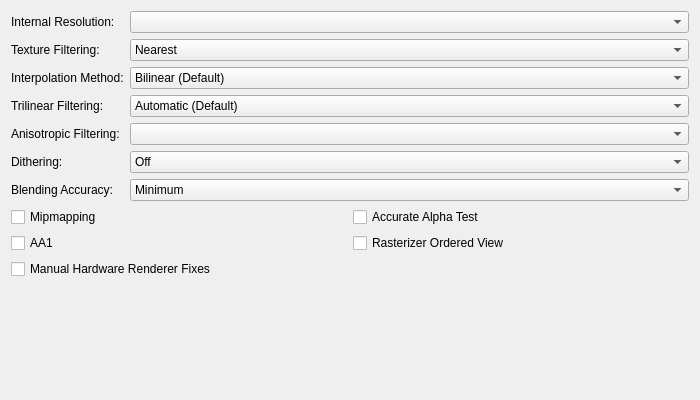
<?xml version="1.0" encoding="UTF-8"?>
<ui version="4.0">
 <class>GraphicsHardwareRenderingSettingsTab</class>
 <widget class="QWidget" name="GraphicsHardwareRenderingSettingsTab">
  <property name="geometry">
   <rect>
    <x>0</x>
    <y>0</y>
    <width>700</width>
    <height>400</height>
   </rect>
  </property>
  <property name="windowTitle">
   <string/>
  </property>
  <layout class="QGridLayout" name="gridLayout" columnstretch="0,1">
   <item row="1" column="0">
    <widget class="QLabel" name="textureFilteringLabel">
     <property name="text">
      <string>Texture Filtering:</string>
     </property>
     <property name="buddy">
      <cstring>textureFiltering</cstring>
     </property>
    </widget>
   </item>
   <item row="5" column="1">
    <widget class="QComboBox" name="dithering">
     <item>
      <property name="text">
       <string>Off</string>
      </property>
     </item>
     <item>
      <property name="text">
       <string>Scaled</string>
      </property>
     </item>
     <item>
      <property name="text">
       <string>Unscaled (Default)</string>
      </property>
     </item>
     <item>
      <property name="text">
       <string>Force 32bit</string>
      </property>
     </item>
    </widget>
   </item>
   <item row="7" column="0" colspan="2">
    <layout class="QGridLayout" name="hardwareRenderingOptionsLayout">
     <item row="0" column="1">
      <widget class="QCheckBox" name="accurateAlphaTest">
       <property name="text">
        <string>Accurate Alpha Test</string>
       </property>
      </widget>
     </item>
     <item row="0" column="0">
      <widget class="QCheckBox" name="mipmapping">
       <property name="text">
        <string>Mipmapping</string>
       </property>
      </widget>
     </item>
     <item row="1" column="0">
      <widget class="QCheckBox" name="hwAA1">
       <property name="text">
        <string>AA1</string>
       </property>
      </widget>
     </item>
     <item row="1" column="1">
      <widget class="QCheckBox" name="rov">
        <property name="text">
         <string>Rasterizer Ordered View</string>
        </property>
      </widget>
     </item>
     <item row="2" column="0">
      <widget class="QCheckBox" name="enableHWFixes">
       <property name="text">
        <string>Manual Hardware Renderer Fixes</string>
       </property>
      </widget>
     </item>
    </layout>
   </item>
   <item row="2" column="0">
    <widget class="QLabel" name="textureInterpolationLabel">
     <property name="text">
      <string>Interpolation Method:</string>
     </property>
     <property name="buddy">
      <cstring>textureInterpolation</cstring>
     </property>
    </widget>
   </item>
   <item row="2" column="1">
    <widget class="QComboBox" name="textureInterpolation">
     <item>
      <property name="text">
       <string>Bilinear (Default)</string>
      </property>
     </item>
     <item>
      <property name="text">
       <string>Bicubic (Catmull-Rom)</string>
      </property>
     </item>
     <item>
      <property name="text">
       <string>Jinc (Windowed)</string>
      </property>
     </item>
    </widget>
   </item>
   <item row="4" column="0">
    <widget class="QLabel" name="anisotropicFilteringLabel">
     <property name="text">
      <string>Anisotropic Filtering:</string>
     </property>
     <property name="buddy">
      <cstring>anisotropicFiltering</cstring>
     </property>
    </widget>
   </item>
   <item row="4" column="1">
    <widget class="QComboBox" name="anisotropicFiltering"/>
   </item>
   <item row="0" column="0">
    <widget class="QLabel" name="internalResLabel">
     <property name="text">
      <string>Internal Resolution:</string>
     </property>
     <property name="buddy">
      <cstring>upscaleMultiplier</cstring>
     </property>
    </widget>
   </item>
   <item row="0" column="1">
    <widget class="QComboBox" name="upscaleMultiplier"/>
   </item>
   <item row="1" column="1">
    <widget class="QComboBox" name="textureFiltering">
     <item>
      <property name="text">
       <string>Nearest</string>
      </property>
     </item>
     <item>
      <property name="text">
       <string>Bilinear (Forced)</string>
      </property>
     </item>
     <item>
      <property name="text">
       <string>Bilinear (PS2)</string>
      </property>
     </item>
     <item>
      <property name="text">
       <string>Bilinear (Forced excluding sprite)</string>
      </property>
     </item>
    </widget>
   </item>
   <item row="5" column="0">
    <widget class="QLabel" name="ditheringLabel">
     <property name="text">
      <string>Dithering:</string>
     </property>
     <property name="buddy">
      <cstring>dithering</cstring>
     </property>
    </widget>
   </item>
   <item row="6" column="1">
    <widget class="QComboBox" name="blending">
     <item>
      <property name="text">
       <string>Minimum</string>
      </property>
     </item>
     <item>
      <property name="text">
       <string>Basic (Recommended)</string>
      </property>
     </item>
     <item>
      <property name="text">
       <string>Medium</string>
      </property>
     </item>
     <item>
      <property name="text">
       <string>High</string>
      </property>
     </item>
     <item>
      <property name="text">
       <string>Full (Slow)</string>
      </property>
     </item>
     <item>
      <property name="text">
       <string>Maximum (Very Slow)</string>
      </property>
     </item>
    </widget>
   </item>
   <item row="3" column="1">
    <widget class="QComboBox" name="trilinearFiltering">
     <item>
      <property name="text">
       <string>Automatic (Default)</string>
      </property>
     </item>
     <item>
      <property name="text">
       <string>Off (None)</string>
      </property>
     </item>
     <item>
      <property name="text">
       <string>Trilinear (PS2)</string>
      </property>
     </item>
     <item>
      <property name="text">
       <string>Trilinear (Forced)</string>
      </property>
     </item>
    </widget>
   </item>
   <item row="6" column="0">
    <widget class="QLabel" name="blendingLabel">
     <property name="text">
      <string>Blending Accuracy:</string>
     </property>
     <property name="buddy">
      <cstring>blending</cstring>
     </property>
    </widget>
   </item>
   <item row="3" column="0">
    <widget class="QLabel" name="trilinearFilterLabel">
     <property name="text">
      <string>Trilinear Filtering:</string>
     </property>
     <property name="buddy">
      <cstring>trilinearFiltering</cstring>
     </property>
    </widget>
   </item>
   <item row="8" column="0">
    <spacer name="verticalSpacer">
     <property name="orientation">
      <enum>Qt::Orientation::Vertical</enum>
     </property>
     <property name="sizeHint" stdset="0">
      <size>
       <width>20</width>
       <height>0</height>
      </size>
     </property>
    </spacer>
   </item>
  </layout>
 </widget>
 <tabstops>
  <tabstop>upscaleMultiplier</tabstop>
  <tabstop>textureFiltering</tabstop>
  <tabstop>textureInterpolation</tabstop>
  <tabstop>trilinearFiltering</tabstop>
  <tabstop>anisotropicFiltering</tabstop>
  <tabstop>dithering</tabstop>
  <tabstop>blending</tabstop>
  <tabstop>mipmapping</tabstop>
  <tabstop>accurateAlphaTest</tabstop>
  <tabstop>hwAA1</tabstop>
  <tabstop>enableHWFixes</tabstop>
 </tabstops>
 <resources/>
 <connections/>
</ui>
